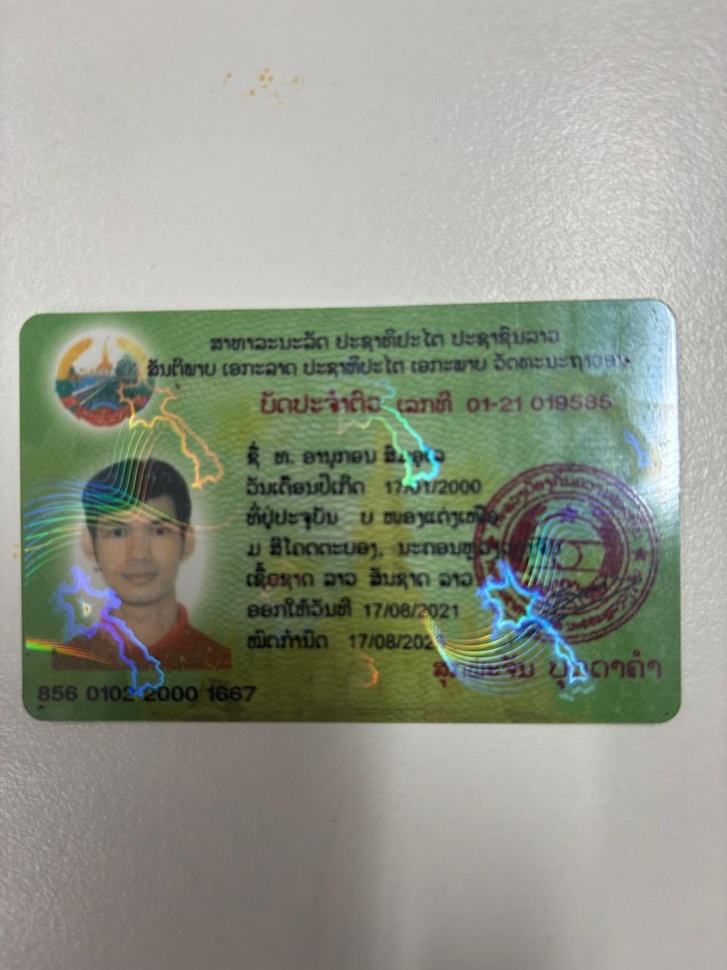
#> input picture detaction-api/saved_images/2e160f94fd274db58d5361ae4c86784f.jpg, 727 x 970 px, shrunk from 960 x 1280 before the run
$ python -i preprocess.py   (imports and definitions only)
#> lines starting #> are read from the running program, lines starting #| are printed output that depends on the picture; after the words box and inside, x2 and y2 are one past the last pixel; in counts of white or black regions, pixels touching at a corner belong together
#> further down, picture is the input picture: shape (970, 727, 3); mean B, G, R 138.7, 151.1, 146.6
import cv2

def preprocess_for_ocr(image):
    gray = cv2.cvtColor(image, cv2.COLOR_BGR2GRAY)
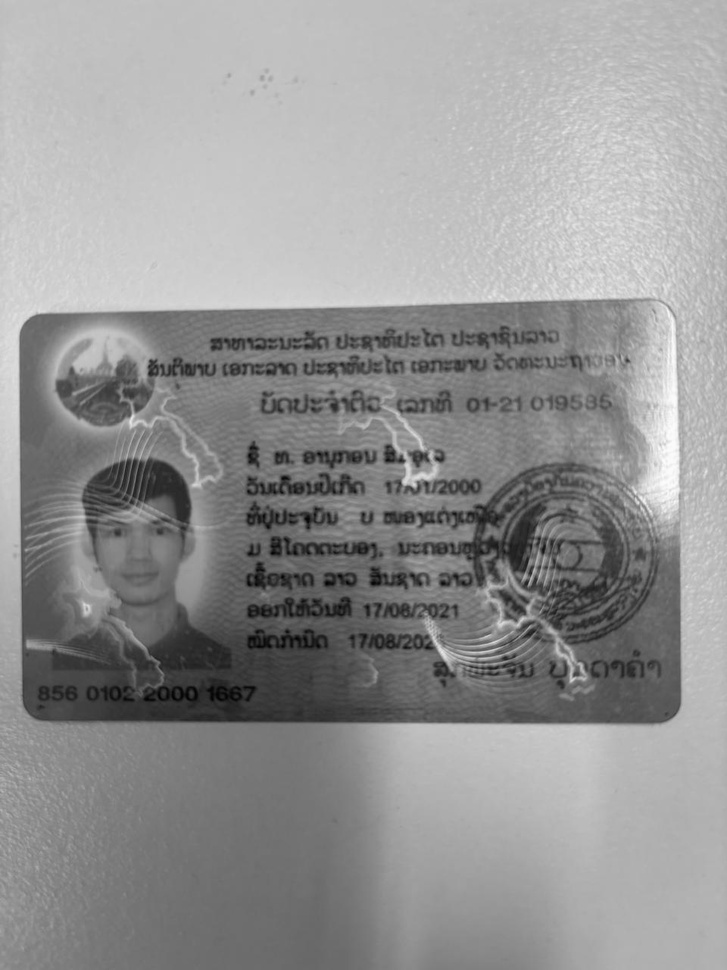
#> gray: shape (970, 727); min 2, max 253, mean 148.3
    # Denoise
    gray = cv2.bilateralFilter(gray, 11, 17, 17)
    # Threshold
    _, binary = cv2.threshold(gray, 0, 255, cv2.THRESH_BINARY + cv2.THRESH_OTSU)
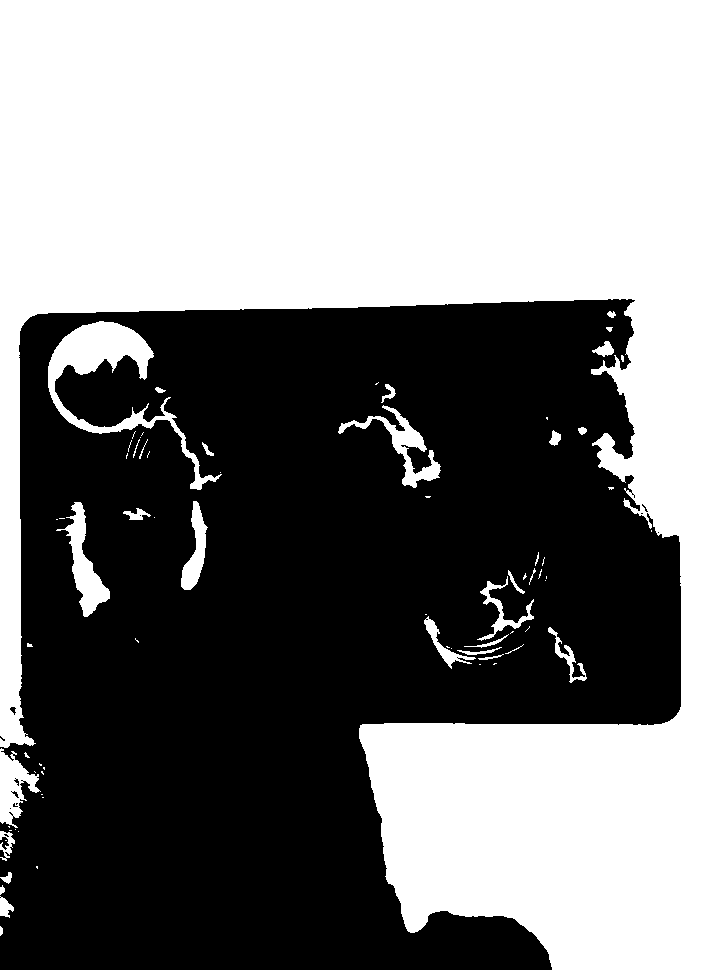
#> binary: shape (970, 727); 50.7% white; 14 black regions (10 under 20 px), largest, box (x1, y1, x2, y2) and area: (0, 299, 681, 970) 347163, (0, 837, 9, 850) 64, (10, 707, 16, 715) 27, (11, 791, 19, 798) 21
    return binary

>>> import cv2
>>> picture = cv2.imread('saved_images/2e160f94fd274db58d5361ae4c86784f.jpg')
>>> result = preprocess_for_ocr(picture)
